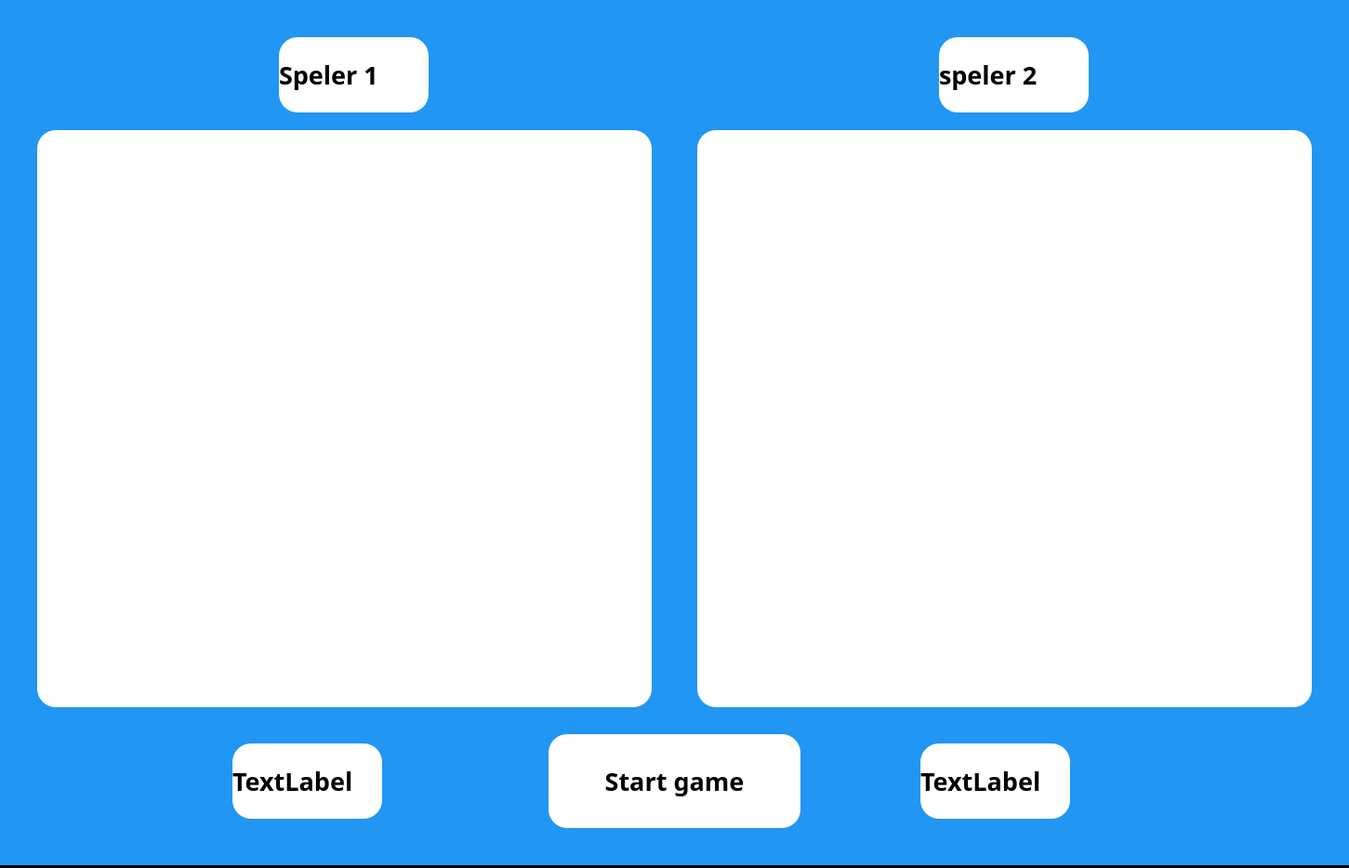
<?xml version="1.0" encoding="UTF-8"?>
<ui version="4.0">
 <class>MainWindow</class>
 <widget class="QMainWindow" name="MainWindow">
  <property name="geometry">
   <rect>
    <x>0</x>
    <y>0</y>
    <width>1451</width>
    <height>934</height>
   </rect>
  </property>
  <property name="font">
   <font>
    <pointsize>16</pointsize>
   </font>
  </property>
  <property name="windowTitle">
   <string>MainWindow</string>
  </property>
  <property name="styleSheet">
   <string notr="true">background-color:black;</string>
  </property>
  <widget class="QWidget" name="centralwidget">
   <widget class="QStackedWidget" name="stackedWidget">
    <property name="geometry">
     <rect>
      <x>-30</x>
      <y>0</y>
      <width>1481</width>
      <height>931</height>
     </rect>
    </property>
    <property name="font">
     <font>
      <pointsize>18</pointsize>
      <kerning>false</kerning>
     </font>
    </property>
    <property name="styleSheet">
     <string notr="true">background-color:#2196F3;</string>
    </property>
    <property name="currentIndex">
     <number>1</number>
    </property>
    <widget class="QWidget" name="home">
     <property name="styleSheet">
      <string notr="true">background-color:#2196F3;</string>
     </property>
     <widget class="QPushButton" name="join">
      <property name="geometry">
       <rect>
        <x>390</x>
        <y>630</y>
        <width>221</width>
        <height>91</height>
       </rect>
      </property>
      <property name="font">
       <font>
        <family>UnYetgul</family>
        <pointsize>20</pointsize>
       </font>
      </property>
      <property name="styleSheet">
       <string notr="true">border-radius: 20;  background-color:white; color: black;</string>
      </property>
      <property name="text">
       <string>Join a room</string>
      </property>
     </widget>
     <widget class="QLabel" name="label_4">
      <property name="geometry">
       <rect>
        <x>20</x>
        <y>30</y>
        <width>1281</width>
        <height>551</height>
       </rect>
      </property>
      <property name="text">
       <string>&lt;html&gt;&lt;head/&gt;&lt;body&gt;&lt;p&gt;&lt;img src=&quot;:/logo/logo2.png&quot;/&gt;&lt;/p&gt;&lt;/body&gt;&lt;/html&gt;</string>
      </property>
     </widget>
     <widget class="QPushButton" name="single">
      <property name="geometry">
       <rect>
        <x>630</x>
        <y>630</y>
        <width>221</width>
        <height>91</height>
       </rect>
      </property>
      <property name="font">
       <font>
        <family>UnYetgul</family>
        <pointsize>20</pointsize>
       </font>
      </property>
      <property name="styleSheet">
       <string notr="true">border-radius: 20;  background-color:white; color: black;</string>
      </property>
      <property name="text">
       <string>Singleplayer</string>
      </property>
     </widget>
     <widget class="QPushButton" name="create">
      <property name="geometry">
       <rect>
        <x>870</x>
        <y>630</y>
        <width>221</width>
        <height>91</height>
       </rect>
      </property>
      <property name="font">
       <font>
        <family>UnYetgul</family>
        <pointsize>20</pointsize>
       </font>
      </property>
      <property name="styleSheet">
       <string notr="true">border-radius: 20;  background-color:white; color: black;</string>
      </property>
      <property name="text">
       <string>Create a room</string>
      </property>
     </widget>
     <widget class="QPushButton" name="how">
      <property name="geometry">
       <rect>
        <x>630</x>
        <y>740</y>
        <width>221</width>
        <height>91</height>
       </rect>
      </property>
      <property name="font">
       <font>
        <family>UnYetgul</family>
        <pointsize>20</pointsize>
       </font>
      </property>
      <property name="styleSheet">
       <string notr="true">border-radius: 20;  background-color:white; color: black;</string>
      </property>
      <property name="text">
       <string>How to play</string>
      </property>
     </widget>
    </widget>
    <widget class="QWidget" name="multi_game">
     <widget class="QLabel" name="label_12">
      <property name="geometry">
       <rect>
        <x>70</x>
        <y>140</y>
        <width>661</width>
        <height>621</height>
       </rect>
      </property>
      <property name="styleSheet">
       <string notr="true">background-color:white; border-radius:20;</string>
      </property>
      <property name="text">
       <string/>
      </property>
     </widget>
     <widget class="QLabel" name="label_13">
      <property name="geometry">
       <rect>
        <x>780</x>
        <y>140</y>
        <width>661</width>
        <height>621</height>
       </rect>
      </property>
      <property name="styleSheet">
       <string notr="true">background-color:white; border-radius:20;</string>
      </property>
      <property name="text">
       <string/>
      </property>
     </widget>
     <widget class="QLabel" name="label_15">
      <property name="geometry">
       <rect>
        <x>280</x>
        <y>800</y>
        <width>161</width>
        <height>81</height>
       </rect>
      </property>
      <property name="font">
       <font>
        <family>UnYetgul</family>
        <pointsize>20</pointsize>
        <weight>75</weight>
        <bold>true</bold>
       </font>
      </property>
      <property name="styleSheet">
       <string notr="true">border-radius: 20;  background-color:white; color: black;</string>
      </property>
      <property name="text">
       <string>TextLabel</string>
      </property>
     </widget>
     <widget class="QPushButton" name="pushButton_6">
      <property name="geometry">
       <rect>
        <x>620</x>
        <y>790</y>
        <width>271</width>
        <height>101</height>
       </rect>
      </property>
      <property name="font">
       <font>
        <family>UnYetgul</family>
        <pointsize>20</pointsize>
        <weight>75</weight>
        <bold>true</bold>
       </font>
      </property>
      <property name="styleSheet">
       <string notr="true">border-radius: 20;  background-color:white; color: black;</string>
      </property>
      <property name="text">
       <string>Start game</string>
      </property>
     </widget>
     <widget class="QLabel" name="label_17">
      <property name="geometry">
       <rect>
        <x>1020</x>
        <y>800</y>
        <width>161</width>
        <height>81</height>
       </rect>
      </property>
      <property name="font">
       <font>
        <family>UnYetgul</family>
        <pointsize>20</pointsize>
        <weight>75</weight>
        <bold>true</bold>
       </font>
      </property>
      <property name="styleSheet">
       <string notr="true">border-radius: 20;  background-color:white; color: black;</string>
      </property>
      <property name="text">
       <string>TextLabel</string>
      </property>
     </widget>
     <widget class="QLabel" name="label_18">
      <property name="geometry">
       <rect>
        <x>330</x>
        <y>40</y>
        <width>161</width>
        <height>81</height>
       </rect>
      </property>
      <property name="font">
       <font>
        <family>UnYetgul</family>
        <pointsize>20</pointsize>
        <weight>75</weight>
        <bold>true</bold>
       </font>
      </property>
      <property name="styleSheet">
       <string notr="true">border-radius: 20;  background-color:white; color: black;</string>
      </property>
      <property name="text">
       <string>Speler 1</string>
      </property>
     </widget>
     <widget class="QLabel" name="label_19">
      <property name="geometry">
       <rect>
        <x>1040</x>
        <y>40</y>
        <width>161</width>
        <height>81</height>
       </rect>
      </property>
      <property name="font">
       <font>
        <family>UnYetgul</family>
        <pointsize>20</pointsize>
        <weight>75</weight>
        <bold>true</bold>
       </font>
      </property>
      <property name="styleSheet">
       <string notr="true">border-radius: 20;  background-color:white; color: black;</string>
      </property>
      <property name="text">
       <string>speler 2</string>
      </property>
     </widget>
    </widget>
    <widget class="QWidget" name="create_game">
     <property name="styleSheet">
      <string notr="true">background-color: #2196F3;</string>
     </property>
     <widget class="QLabel" name="label_3">
      <property name="geometry">
       <rect>
        <x>380</x>
        <y>250</y>
        <width>801</width>
        <height>91</height>
       </rect>
      </property>
      <property name="font">
       <font>
        <family>UnYetgul</family>
        <pointsize>40</pointsize>
       </font>
      </property>
      <property name="layoutDirection">
       <enum>Qt::LeftToRight</enum>
      </property>
      <property name="styleSheet">
       <string notr="true"/>
      </property>
      <property name="text">
       <string>&lt;html&gt;&lt;head/&gt;&lt;body&gt;&lt;p&gt;&lt;span style=&quot; color:#ffffff;&quot;&gt;Create a game&lt;/span&gt;&lt;/p&gt;&lt;/body&gt;&lt;/html&gt;</string>
      </property>
      <property name="alignment">
       <set>Qt::AlignCenter</set>
      </property>
     </widget>
     <widget class="QPushButton" name="pushButton">
      <property name="geometry">
       <rect>
        <x>1410</x>
        <y>20</y>
        <width>31</width>
        <height>31</height>
       </rect>
      </property>
      <property name="font">
       <font>
        <pointsize>20</pointsize>
       </font>
      </property>
      <property name="styleSheet">
       <string notr="true">background-color:red; border-radius:10;</string>
      </property>
      <property name="text">
       <string>X</string>
      </property>
     </widget>
     <widget class="QLabel" name="label_6">
      <property name="geometry">
       <rect>
        <x>660</x>
        <y>360</y>
        <width>231</width>
        <height>61</height>
       </rect>
      </property>
      <property name="font">
       <font>
        <family>UnYetgul</family>
        <pointsize>20</pointsize>
       </font>
      </property>
      <property name="text">
       <string>&lt;html&gt;&lt;head/&gt;&lt;body&gt;&lt;p&gt;&lt;span style=&quot; color:#ffffff;&quot;&gt;your game code is:&lt;/span&gt;&lt;/p&gt;&lt;/body&gt;&lt;/html&gt;</string>
      </property>
     </widget>
     <widget class="QLabel" name="label_7">
      <property name="geometry">
       <rect>
        <x>410</x>
        <y>460</y>
        <width>731</width>
        <height>131</height>
       </rect>
      </property>
      <property name="font">
       <font>
        <family>UnYetgul</family>
        <pointsize>40</pointsize>
       </font>
      </property>
      <property name="styleSheet">
       <string notr="true">background-color:white; color: black; border-radius: 20;</string>
      </property>
      <property name="text">
       <string/>
      </property>
      <property name="alignment">
       <set>Qt::AlignCenter</set>
      </property>
     </widget>
     <widget class="QPushButton" name="create_2">
      <property name="geometry">
       <rect>
        <x>670</x>
        <y>650</y>
        <width>221</width>
        <height>91</height>
       </rect>
      </property>
      <property name="font">
       <font>
        <family>UnYetgul</family>
        <pointsize>20</pointsize>
       </font>
      </property>
      <property name="styleSheet">
       <string notr="true">border-radius: 20;  background-color:white; color: black;</string>
      </property>
      <property name="text">
       <string>Create room</string>
      </property>
     </widget>
    </widget>
    <widget class="QWidget" name="join_game">
     <property name="font">
      <font>
       <family>UnYetgul</family>
      </font>
     </property>
     <property name="styleSheet">
      <string notr="true">background-color:#2196F3; border-radius:20;</string>
     </property>
     <widget class="QLabel" name="label_2">
      <property name="geometry">
       <rect>
        <x>470</x>
        <y>100</y>
        <width>601</width>
        <height>61</height>
       </rect>
      </property>
      <property name="font">
       <font>
        <family>UnYetgul</family>
        <pointsize>40</pointsize>
       </font>
      </property>
      <property name="layoutDirection">
       <enum>Qt::LeftToRight</enum>
      </property>
      <property name="styleSheet">
       <string notr="true"/>
      </property>
      <property name="text">
       <string>&lt;html&gt;&lt;head/&gt;&lt;body&gt;&lt;p&gt;&lt;span style=&quot; color:#ffffff;&quot;&gt;Join a Game&lt;/span&gt;&lt;/p&gt;&lt;/body&gt;&lt;/html&gt;</string>
      </property>
      <property name="alignment">
       <set>Qt::AlignCenter</set>
      </property>
     </widget>
     <widget class="QPushButton" name="pushButton_2">
      <property name="geometry">
       <rect>
        <x>1410</x>
        <y>30</y>
        <width>31</width>
        <height>31</height>
       </rect>
      </property>
      <property name="font">
       <font>
        <pointsize>20</pointsize>
       </font>
      </property>
      <property name="styleSheet">
       <string notr="true">background-color:red; border-radius:10;</string>
      </property>
      <property name="text">
       <string>X</string>
      </property>
     </widget>
     <widget class="QLineEdit" name="lineEdit">
      <property name="geometry">
       <rect>
        <x>530</x>
        <y>210</y>
        <width>481</width>
        <height>61</height>
       </rect>
      </property>
      <property name="font">
       <font>
        <family>UnYetgul</family>
        <pointsize>18</pointsize>
       </font>
      </property>
      <property name="layoutDirection">
       <enum>Qt::LeftToRight</enum>
      </property>
      <property name="styleSheet">
       <string notr="true">border-radius: 20; background-color:white; color: black;</string>
      </property>
      <property name="text">
       <string/>
      </property>
      <property name="alignment">
       <set>Qt::AlignCenter</set>
      </property>
     </widget>
     <widget class="QLabel" name="label_5">
      <property name="geometry">
       <rect>
        <x>650</x>
        <y>170</y>
        <width>261</width>
        <height>31</height>
       </rect>
      </property>
      <property name="font">
       <font>
        <family>UnYetgul</family>
        <pointsize>18</pointsize>
       </font>
      </property>
      <property name="text">
       <string>&lt;html&gt;&lt;head/&gt;&lt;body&gt;&lt;p&gt;&lt;span style=&quot; color:#ffffff;&quot;&gt;enter the game code&lt;/span&gt;&lt;/p&gt;&lt;/body&gt;&lt;/html&gt;</string>
      </property>
     </widget>
     <widget class="QLabel" name="label_8">
      <property name="geometry">
       <rect>
        <x>620</x>
        <y>360</y>
        <width>301</width>
        <height>41</height>
       </rect>
      </property>
      <property name="font">
       <font>
        <family>UnYetgul</family>
        <pointsize>18</pointsize>
       </font>
      </property>
      <property name="text">
       <string>&lt;html&gt;&lt;head/&gt;&lt;body&gt;&lt;p&gt;&lt;span style=&quot; color:#ffffff;&quot;&gt;Or join an available room&lt;/span&gt;&lt;/p&gt;&lt;/body&gt;&lt;/html&gt;</string>
      </property>
      <property name="alignment">
       <set>Qt::AlignCenter</set>
      </property>
      <property name="wordWrap">
       <bool>true</bool>
      </property>
     </widget>
     <widget class="QListWidget" name="rooms">
      <property name="geometry">
       <rect>
        <x>530</x>
        <y>420</y>
        <width>481</width>
        <height>421</height>
       </rect>
      </property>
      <property name="font">
       <font>
        <family>UnYetgul</family>
        <pointsize>19</pointsize>
        <weight>9</weight>
        <italic>false</italic>
        <bold>false</bold>
       </font>
      </property>
      <property name="focusPolicy">
       <enum>Qt::NoFocus</enum>
      </property>
      <property name="contextMenuPolicy">
       <enum>Qt::NoContextMenu</enum>
      </property>
      <property name="acceptDrops">
       <bool>false</bool>
      </property>
      <property name="autoFillBackground">
       <bool>false</bool>
      </property>
      <property name="styleSheet">
       <string notr="true">background-color:white; color:black;
font: 75 19pt &quot;UnYetgul&quot;;
text-align: center;</string>
      </property>
      <property name="verticalScrollBarPolicy">
       <enum>Qt::ScrollBarAlwaysOff</enum>
      </property>
      <property name="horizontalScrollBarPolicy">
       <enum>Qt::ScrollBarAlwaysOff</enum>
      </property>
      <property name="editTriggers">
       <set>QAbstractItemView::DoubleClicked|QAbstractItemView::EditKeyPressed</set>
      </property>
      <property name="textElideMode">
       <enum>Qt::ElideNone</enum>
      </property>
      <property name="flow">
       <enum>QListView::TopToBottom</enum>
      </property>
      <property name="isWrapping" stdset="0">
       <bool>false</bool>
      </property>
      <property name="resizeMode">
       <enum>QListView::Adjust</enum>
      </property>
      <property name="viewMode">
       <enum>QListView::ListMode</enum>
      </property>
      <property name="wordWrap">
       <bool>false</bool>
      </property>
      <property name="itemAlignment">
       <set>Qt::AlignAbsolute|Qt::AlignHCenter|Qt::AlignJustify</set>
      </property>
      <property name="sortingEnabled">
       <bool>true</bool>
      </property>
      <item>
       <property name="text">
        <string>Room 1</string>
       </property>
       <property name="font">
        <font>
         <family>UnYetgul</family>
         <pointsize>18</pointsize>
        </font>
       </property>
       <property name="textAlignment">
        <set>AlignCenter</set>
       </property>
      </item>
     </widget>
     <widget class="QPushButton" name="pushButton_7">
      <property name="geometry">
       <rect>
        <x>680</x>
        <y>280</y>
        <width>181</width>
        <height>51</height>
       </rect>
      </property>
      <property name="font">
       <font>
        <family>UnYetgul</family>
        <pointsize>20</pointsize>
        <weight>75</weight>
        <bold>true</bold>
       </font>
      </property>
      <property name="styleSheet">
       <string notr="true">border-radius: 20;  background-color:white; color: black;</string>
      </property>
      <property name="text">
       <string>Join room</string>
      </property>
     </widget>
    </widget>
    <widget class="QWidget" name="single_game">
     <property name="styleSheet">
      <string notr="true">background-color: #2196F3;</string>
     </property>
     <widget class="QLabel" name="label">
      <property name="geometry">
       <rect>
        <x>390</x>
        <y>20</y>
        <width>721</width>
        <height>71</height>
       </rect>
      </property>
      <property name="font">
       <font>
        <family>UnYetgul</family>
        <pointsize>40</pointsize>
       </font>
      </property>
      <property name="layoutDirection">
       <enum>Qt::LeftToRight</enum>
      </property>
      <property name="styleSheet">
       <string notr="true"/>
      </property>
      <property name="text">
       <string>&lt;html&gt;&lt;head/&gt;&lt;body&gt;&lt;p&gt;&lt;span style=&quot; color:#ffffff;&quot;&gt;Single Player&lt;/span&gt;&lt;/p&gt;&lt;/body&gt;&lt;/html&gt;</string>
      </property>
      <property name="alignment">
       <set>Qt::AlignCenter</set>
      </property>
     </widget>
     <widget class="QPushButton" name="pushButton_3">
      <property name="geometry">
       <rect>
        <x>1440</x>
        <y>20</y>
        <width>31</width>
        <height>31</height>
       </rect>
      </property>
      <property name="font">
       <font>
        <pointsize>20</pointsize>
       </font>
      </property>
      <property name="styleSheet">
       <string notr="true">background-color:red; border-radius:10;</string>
      </property>
      <property name="text">
       <string>X</string>
      </property>
     </widget>
     <widget class="QLabel" name="label_10">
      <property name="geometry">
       <rect>
        <x>70</x>
        <y>180</y>
        <width>661</width>
        <height>541</height>
       </rect>
      </property>
      <property name="styleSheet">
       <string notr="true">background-color:white; border-radius:20;</string>
      </property>
      <property name="text">
       <string/>
      </property>
     </widget>
     <widget class="QLabel" name="label_11">
      <property name="geometry">
       <rect>
        <x>800</x>
        <y>180</y>
        <width>661</width>
        <height>541</height>
       </rect>
      </property>
      <property name="styleSheet">
       <string notr="true">background-color:white; border-radius:20;</string>
      </property>
      <property name="text">
       <string/>
      </property>
     </widget>
     <widget class="QPushButton" name="pushButton_5">
      <property name="geometry">
       <rect>
        <x>630</x>
        <y>760</y>
        <width>271</width>
        <height>101</height>
       </rect>
      </property>
      <property name="font">
       <font>
        <family>UnYetgul</family>
        <pointsize>20</pointsize>
        <weight>75</weight>
        <bold>true</bold>
       </font>
      </property>
      <property name="styleSheet">
       <string notr="true">border-radius: 20;  background-color:white; color: black;</string>
      </property>
      <property name="text">
       <string>Start game</string>
      </property>
     </widget>
     <widget class="QLabel" name="label_14">
      <property name="geometry">
       <rect>
        <x>270</x>
        <y>770</y>
        <width>161</width>
        <height>81</height>
       </rect>
      </property>
      <property name="font">
       <font>
        <family>UnYetgul</family>
        <pointsize>20</pointsize>
        <weight>75</weight>
        <bold>true</bold>
       </font>
      </property>
      <property name="styleSheet">
       <string notr="true">border-radius: 20;  background-color:white; color: black;</string>
      </property>
      <property name="text">
       <string>TextLabel</string>
      </property>
     </widget>
     <widget class="QLabel" name="label_16">
      <property name="geometry">
       <rect>
        <x>1070</x>
        <y>780</y>
        <width>161</width>
        <height>81</height>
       </rect>
      </property>
      <property name="font">
       <font>
        <family>UnYetgul</family>
        <pointsize>20</pointsize>
        <weight>75</weight>
        <bold>true</bold>
       </font>
      </property>
      <property name="styleSheet">
       <string notr="true">border-radius: 20;  background-color:white; color: black;</string>
      </property>
      <property name="text">
       <string>TextLabel</string>
      </property>
     </widget>
     <widget class="QLabel" name="label_20">
      <property name="geometry">
       <rect>
        <x>320</x>
        <y>80</y>
        <width>161</width>
        <height>81</height>
       </rect>
      </property>
      <property name="font">
       <font>
        <family>UnYetgul</family>
        <pointsize>20</pointsize>
        <weight>75</weight>
        <bold>true</bold>
       </font>
      </property>
      <property name="styleSheet">
       <string notr="true">border-radius: 20;  background-color:white; color: black;</string>
      </property>
      <property name="text">
       <string>speler</string>
      </property>
     </widget>
     <widget class="QLabel" name="label_21">
      <property name="geometry">
       <rect>
        <x>1060</x>
        <y>80</y>
        <width>161</width>
        <height>81</height>
       </rect>
      </property>
      <property name="font">
       <font>
        <family>UnYetgul</family>
        <pointsize>20</pointsize>
        <weight>75</weight>
        <bold>true</bold>
       </font>
      </property>
      <property name="styleSheet">
       <string notr="true">border-radius: 20;  background-color:white; color: black;</string>
      </property>
      <property name="text">
       <string>computer</string>
      </property>
     </widget>
    </widget>
    <widget class="QWidget" name="how_to">
     <property name="styleSheet">
      <string notr="true">background-color:#2196F3;</string>
     </property>
     <widget class="QLabel" name="label_9">
      <property name="geometry">
       <rect>
        <x>250</x>
        <y>180</y>
        <width>1071</width>
        <height>541</height>
       </rect>
      </property>
      <property name="font">
       <font>
        <family>UnYetgul</family>
       </font>
      </property>
      <property name="layoutDirection">
       <enum>Qt::LeftToRight</enum>
      </property>
      <property name="styleSheet">
       <string notr="true">background-color:white; color:black; border-radius:20;</string>
      </property>
      <property name="text">
       <string>&lt;html&gt;&lt;head/&gt;&lt;body&gt;&lt;p align=&quot;center&quot;&gt;&lt;span style=&quot; font-size:24pt;&quot;&gt;How to play&lt;/span&gt;&lt;/p&gt;&lt;p align=&quot;center&quot;&gt;&lt;span style=&quot; font-size:24pt;&quot;&gt;&lt;br/&gt;&lt;/span&gt;&lt;/p&gt;&lt;p align=&quot;center&quot;&gt;&lt;span style=&quot; font-size:24pt;&quot;&gt;The game is played by placing your hand in front of your webcam&lt;/span&gt;&lt;/p&gt;&lt;p align=&quot;center&quot;&gt;&lt;span style=&quot; font-size:24pt;&quot;&gt;Games consist of 5 round. Whoever wins the most rounds is the overal winner&lt;/span&gt;&lt;/p&gt;&lt;p align=&quot;center&quot;&gt;&lt;span style=&quot; font-size:24pt;&quot;&gt;&lt;br/&gt;&lt;/span&gt;&lt;/p&gt;&lt;p align=&quot;center&quot;&gt;&lt;span style=&quot; font-size:24pt;&quot;&gt;You can play against other players online or against an AI&lt;/span&gt;&lt;/p&gt;&lt;p align=&quot;center&quot;&gt;&lt;span style=&quot; font-size:24pt;&quot;&gt;(Moet nog uitgebreid/verbeterd worden)&lt;/span&gt;&lt;/p&gt;&lt;p align=&quot;center&quot;&gt;&lt;br/&gt;&lt;/p&gt;&lt;/body&gt;&lt;/html&gt;</string>
      </property>
      <property name="scaledContents">
       <bool>true</bool>
      </property>
      <property name="alignment">
       <set>Qt::AlignHCenter|Qt::AlignTop</set>
      </property>
      <property name="wordWrap">
       <bool>true</bool>
      </property>
      <property name="margin">
       <number>20</number>
      </property>
     </widget>
     <widget class="QPushButton" name="pushButton_4">
      <property name="geometry">
       <rect>
        <x>1420</x>
        <y>30</y>
        <width>31</width>
        <height>31</height>
       </rect>
      </property>
      <property name="font">
       <font>
        <pointsize>20</pointsize>
       </font>
      </property>
      <property name="styleSheet">
       <string notr="true">background-color:red; border-radius:10;</string>
      </property>
      <property name="text">
       <string>X</string>
      </property>
     </widget>
    </widget>
   </widget>
  </widget>
 </widget>
 <resources>
  <include location="logo.qrc"/>
 </resources>
 <connections/>
</ui>
